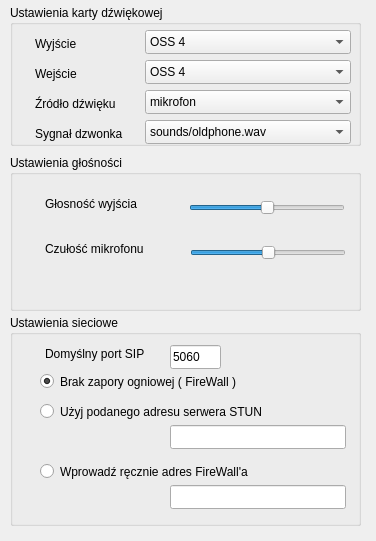
    <widget class="QWidget" name="page_advanced" >
     <property name="geometry" >
      <rect>
       <x>0</x>
       <y>0</y>
       <width>376</width>
       <height>541</height>
      </rect>
     </property>
     <attribute name="label" >
      <string>Ustawienia zaawansowane</string>
     </attribute>
     <attribute name="icon" >
      <iconset resource="dsipcom.qrc" >
       <normaloff>:/images/images/picture_key.png</normaloff>:/images/images/picture_key.png</iconset>
     </attribute>
     <widget class="QGroupBox" name="groupBox_2" >
      <property name="geometry" >
       <rect>
        <x>10</x>
        <y>155</y>
        <width>351</width>
        <height>156</height>
       </rect>
      </property>
      <property name="title" >
       <string>Ustawienia głośności</string>
      </property>
      <widget class="QLabel" name="label_15" >
       <property name="geometry" >
        <rect>
         <x>35</x>
         <y>40</y>
         <width>106</width>
         <height>18</height>
        </rect>
       </property>
       <property name="text" >
        <string>Głosność wyjścia</string>
       </property>
      </widget>
      <widget class="QLabel" name="label_16" >
       <property name="geometry" >
        <rect>
         <x>35</x>
         <y>85</y>
         <width>116</width>
         <height>18</height>
        </rect>
       </property>
       <property name="text" >
        <string>Czułość mikrofonu</string>
       </property>
      </widget>
      <widget class="QSlider" name="output_volume" >
       <property name="geometry" >
        <rect>
         <x>179</x>
         <y>40</y>
         <width>156</width>
         <height>25</height>
        </rect>
       </property>
       <property name="cursor" >
        <cursorShape>ArrowCursor</cursorShape>
       </property>
       <property name="maximum" >
        <number>10</number>
       </property>
       <property name="sliderPosition" >
        <number>5</number>
       </property>
       <property name="orientation" >
        <enum>Qt::Horizontal</enum>
       </property>
      </widget>
      <widget class="QSlider" name="microphone_volume" >
       <property name="geometry" >
        <rect>
         <x>180</x>
         <y>85</y>
         <width>156</width>
         <height>25</height>
        </rect>
       </property>
       <property name="cursor" >
        <cursorShape>ArrowCursor</cursorShape>
       </property>
       <property name="maximum" >
        <number>10</number>
       </property>
       <property name="value" >
        <number>5</number>
       </property>
       <property name="orientation" >
        <enum>Qt::Horizontal</enum>
       </property>
      </widget>
     </widget>
     <widget class="QGroupBox" name="groupBox_3" >
      <property name="geometry" >
       <rect>
        <x>10</x>
        <y>5</y>
        <width>351</width>
        <height>141</height>
       </rect>
      </property>
      <property name="title" >
       <string>Ustawienia karty dźwiękowej</string>
      </property>
      <widget class="QComboBox" name="in_soundcard" >
       <property name="geometry" >
        <rect>
         <x>135</x>
         <y>55</y>
         <width>206</width>
         <height>24</height>
        </rect>
       </property>
       <item>
        <property name="text" >
         <string>OSS 4</string>
        </property>
        <property name="icon" >
         <iconset resource="dsipcom.qrc" >
          <normaloff>:/images/images/sound.png</normaloff>:/images/images/sound.png</iconset>
        </property>
       </item>
       <item>
        <property name="text" >
         <string>ALSA 10.x</string>
        </property>
        <property name="icon" >
         <iconset resource="dsipcom.qrc" >
          <normaloff>:/images/images/sound.png</normaloff>:/images/images/sound.png</iconset>
        </property>
       </item>
      </widget>
      <widget class="QComboBox" name="recording_source" >
       <property name="geometry" >
        <rect>
         <x>135</x>
         <y>85</y>
         <width>206</width>
         <height>24</height>
        </rect>
       </property>
       <item>
        <property name="text" >
         <string>mikrofon</string>
        </property>
        <property name="icon" >
         <iconset resource="dsipcom.qrc" >
          <normaloff>:/images/images/connect.png</normaloff>:/images/images/connect.png</iconset>
        </property>
       </item>
       <item>
        <property name="text" >
         <string>wejście liniowe</string>
        </property>
        <property name="icon" >
         <iconset resource="dsipcom.qrc" >
          <normaloff>:/images/images/connect.png</normaloff>:/images/images/connect.png</iconset>
        </property>
       </item>
      </widget>
      <widget class="QComboBox" name="ring_sound" >
       <property name="geometry" >
        <rect>
         <x>135</x>
         <y>115</y>
         <width>206</width>
         <height>24</height>
        </rect>
       </property>
       <item>
        <property name="text" >
         <string>sounds/oldphone.wav</string>
        </property>
        <property name="icon" >
         <iconset resource="dsipcom.qrc" >
          <normaloff>:/images/images/exclamation.png</normaloff>:/images/images/exclamation.png</iconset>
        </property>
       </item>
      </widget>
      <widget class="QLabel" name="label_8" >
       <property name="geometry" >
        <rect>
         <x>25</x>
         <y>30</y>
         <width>62</width>
         <height>18</height>
        </rect>
       </property>
       <property name="text" >
        <string>Wyjście</string>
       </property>
      </widget>
      <widget class="QLabel" name="label_9" >
       <property name="geometry" >
        <rect>
         <x>25</x>
         <y>60</y>
         <width>62</width>
         <height>18</height>
        </rect>
       </property>
       <property name="text" >
        <string>Wejście</string>
       </property>
      </widget>
      <widget class="QLabel" name="label_10" >
       <property name="geometry" >
        <rect>
         <x>25</x>
         <y>90</y>
         <width>101</width>
         <height>18</height>
        </rect>
       </property>
       <property name="text" >
        <string>Źródło dźwięku</string>
       </property>
      </widget>
      <widget class="QLabel" name="label_11" >
       <property name="geometry" >
        <rect>
         <x>25</x>
         <y>120</y>
         <width>111</width>
         <height>18</height>
        </rect>
       </property>
       <property name="text" >
        <string>Sygnał dzwonka</string>
       </property>
      </widget>
      <widget class="QComboBox" name="out_soundcard" >
       <property name="geometry" >
        <rect>
         <x>135</x>
         <y>25</y>
         <width>206</width>
         <height>24</height>
        </rect>
       </property>
       <item>
        <property name="text" >
         <string>OSS 4</string>
        </property>
        <property name="icon" >
         <iconset resource="dsipcom.qrc" >
          <normaloff>:/images/images/sound.png</normaloff>:/images/images/sound.png</iconset>
        </property>
       </item>
       <item>
        <property name="text" >
         <string>ALSA 10.x</string>
        </property>
        <property name="icon" >
         <iconset resource="dsipcom.qrc" >
          <normaloff>:/images/images/sound.png</normaloff>:/images/images/sound.png</iconset>
        </property>
       </item>
      </widget>
     </widget>
     <widget class="QGroupBox" name="groupBox_4" >
      <property name="geometry" >
       <rect>
        <x>10</x>
        <y>315</y>
        <width>351</width>
        <height>211</height>
       </rect>
      </property>
      <property name="title" >
       <string>Ustawienia sieciowe</string>
      </property>
      <widget class="QRadioButton" name="no_firewall" >
       <property name="geometry" >
        <rect>
         <x>30</x>
         <y>55</y>
         <width>231</width>
         <height>23</height>
        </rect>
       </property>
       <property name="text" >
        <string>Brak zapory ogniowej ( FireWall )</string>
       </property>
       <property name="checked" >
        <bool>true</bool>
       </property>
      </widget>
      <widget class="QLineEdit" name="default_port" >
       <property name="geometry" >
        <rect>
         <x>160</x>
         <y>30</y>
         <width>51</width>
         <height>24</height>
        </rect>
       </property>
       <property name="text" >
        <string>5060</string>
       </property>
       <property name="maxLength" >
        <number>5</number>
       </property>
      </widget>
      <widget class="QLabel" name="label_12" >
       <property name="geometry" >
        <rect>
         <x>35</x>
         <y>30</y>
         <width>121</width>
         <height>18</height>
        </rect>
       </property>
       <property name="text" >
        <string>Domyślny port SIP</string>
       </property>
      </widget>
      <widget class="QRadioButton" name="use_stun_server" >
       <property name="geometry" >
        <rect>
         <x>30</x>
         <y>85</y>
         <width>261</width>
         <height>23</height>
        </rect>
       </property>
       <property name="text" >
        <string>Użyj podanego adresu serwera STUN</string>
       </property>
      </widget>
      <widget class="QRadioButton" name="manual_firewall_address" >
       <property name="geometry" >
        <rect>
         <x>30</x>
         <y>145</y>
         <width>246</width>
         <height>23</height>
        </rect>
       </property>
       <property name="text" >
        <string>Wprowadź ręcznie adres FireWall'a</string>
       </property>
      </widget>
      <widget class="QLineEdit" name="stun_address" >
       <property name="geometry" >
        <rect>
         <x>160</x>
         <y>110</y>
         <width>176</width>
         <height>24</height>
        </rect>
       </property>
      </widget>
      <widget class="QLineEdit" name="firewall_address" >
       <property name="geometry" >
        <rect>
         <x>160</x>
         <y>170</y>
         <width>176</width>
         <height>24</height>
        </rect>
       </property>
      </widget>
     </widget>
    </widget>
